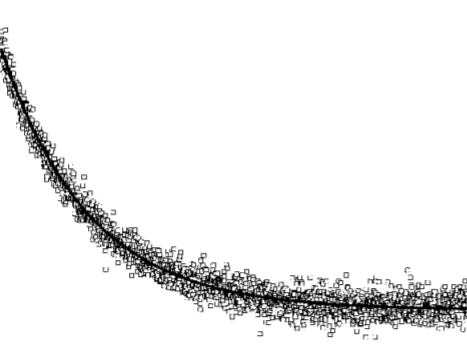
#> input picture experimental/chen2005a/chen2005_fig4b.png, 467 x 353 px
$ python extractPlotDataFluor.py
#> lines starting #> are read from the running program, lines starting #| are printed output that depends on the picture; after the words box and inside, x2 and y2 are one past the last pixel; in counts of white or black regions, pixels touching at a corner belong together
import numpy as np
import matplotlib.pyplot as plt
from scipy import signal

def filterByNeighbors(originalPlot, neighborhoodSize, neighborThreshold):
  filteredPlot = np.zeros((originalPlot.shape[0], originalPlot.shape[1]))
  maxValue = np.max(np.max(originalPlot))
  intensityThreshold = maxValue*0.5

  for ii in range(neighborhoodSize, originalPlot.shape[1]-neighborhoodSize):
    jj = neighborhoodSize
    while (jj<originalPlot.shape[0]-neighborhoodSize):
      jj+=1
      totalNeighbors = 0
      if (originalPlot[jj, ii] > intensityThreshold):
        neighborhood = originalPlot[jj-neighborhoodSize:jj+neighborhoodSize+1, ii-neighborhoodSize:ii+neighborhoodSize+1]
        totalNeighbors = np.sum(np.sum(neighborhood))/maxValue
      if (totalNeighbors>neighborThreshold):
        filteredPlot[jj, ii] = 1
        jj+=2*neighborhoodSize
  return filteredPlot

def lowPassFilter(originalPlot, size):
  kernel = np.ones((size, size))
  output = signal.convolve2d(originalPlot, kernel, boundary='symm', mode='same')
  return output

def findPlotValues(plot):
  fluorescence = np.zeros((plot.shape))
  timeIndex = 0
  while (timeIndex<plot.shape[1]):
    ftszIndex = 0
    amplitude = 0
    while ((ftszIndex<plot.shape[1]) and (amplitude<plot.shape[0])):
      if (plot[amplitude, timeIndex]>0):
        fluorescence[ftszIndex, timeIndex] = plot.shape[0] - amplitude
        ftszIndex += 1
        amplitude += 20
      else:
        fluorescence[ftszIndex, timeIndex] = 0
      amplitude += 1
    timeIndex += 1
  return fluorescence

def lightSignalToConcMonomer(lightSignal, startConcentration, criticalConcentration):
  lightSignalConv = signal.convolve(lightSignal, [0.25, 0.25, 0.25, 0.25], mode='same')
  lightSignalConv[0:3] = lightSignal[0:3]
  lightSignalConv[-4:-1] = lightSignal[-4:-1]
  fluorPerConc = (np.mean(lightSignalConv[0:5]) - np.mean(lightSignalConv[-6:-1]))/(startConcentration - criticalConcentration)
  dataPoints = lightSignalConv.shape[0]
  concMonomer = np.zeros(dataPoints)
  concMonomer[0] = startConcentration
  for ii in range(1, dataPoints):
    fluorDiff = lightSignalConv[ii] - lightSignalConv[ii-1]
    concDiff = fluorDiff/fluorPerConc
    concMonomer[ii] = concMonomer[ii-1] + concDiff
  concMonomer[-1] = criticalConcentration
  return concMonomer

dataPoints = 1
finalMix = 0.6
totalTime = 1000

fileName = 'chen2005_fig4b.png'
imOriginal = plt.imread(fileName)
#> imOriginal is the input picture: shape (353, 467, 4) float32; mean R, G, B, A 0.936, 0.936, 0.936, 1
im = imOriginal[:, :, 0]
im = np.multiply(im, -1)
im = np.subtract(im, np.min(im))
im = np.pad(im, 10, 'edge')
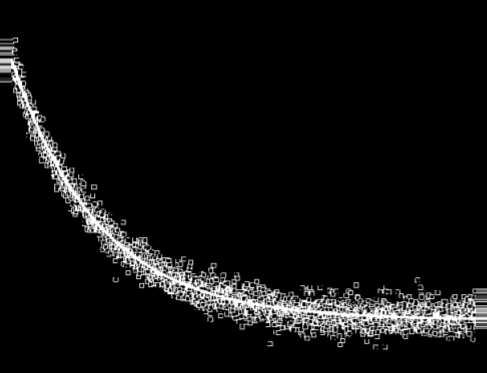
#> im: shape (373, 487) float32; min 0, max 1, mean 0.0597

len = 2
wid = 2
plt.subplot(len, wid, 1)
plt.imshow(im)

filteredPlot0 = lowPassFilter(im, 3)
#> in lowPassFilter, `output = signal.convolve2d(originalPlot, kernel, boundary='symm', mode..`:
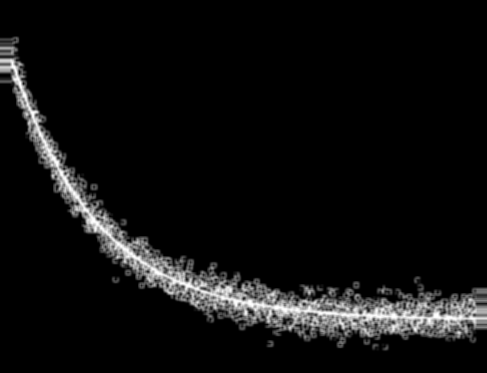
#> output: shape (373, 487) float64; min 0, max 9, mean 0.537; drawn with min black and max white
plt.subplot(len, wid, 2)
plt.imshow(filteredPlot0)

filteredPlot1 = filterByNeighbors(filteredPlot0, 2, 4)
#> in filterByNeighbors, `maxValue = np.max(np.max(originalPlot))`: maxValue = 9
#> in filterByNeighbors, `intensityThreshold = maxValue*0.5`: intensityThreshold = 4.5
#> after the loop in filterByNeighbors, `for ii in range(neighborhoodSize, originalPlot.shape[1]-neighborhoodSi..`:
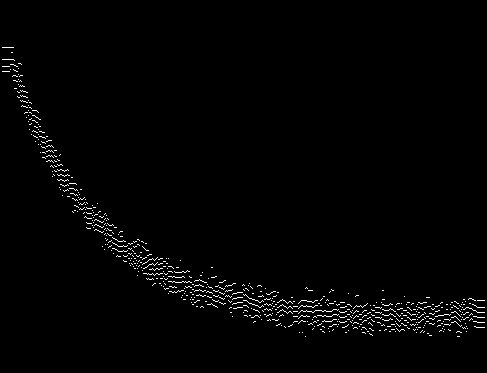
#> filteredPlot: shape (373, 487) float64; values 0 (black) and 1 (white), 1.4% white in thin lines or dots, all inside (x1, y1, x2, y2) = (2, 47, 485, 337)
filteredPlot1 = filteredPlot1[10:-10, 10:-10]
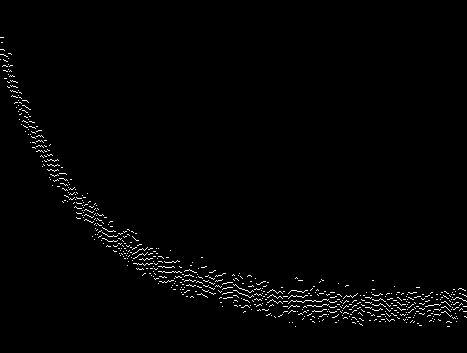
#> filteredPlot1: shape (353, 467) float64; values 0 (black) and 1 (white), 1.5% white in thin lines or dots, all inside (x1, y1, x2, y2) = (0, 37, 467, 327)
plt.subplot(len, wid, 3)
plt.imshow(filteredPlot1)

fluorescence = findPlotValues(filteredPlot1)
#> after the loop in findPlotValues, `while (timeIndex<plot.shape[1]):`:
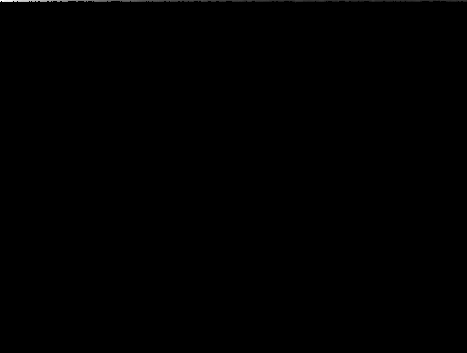
#> fluorescence: shape (353, 467) float64; min 0, max 316, mean 0.5; drawn with min black and max white
space = np.linspace(0, fluorescence.shape[1], num=fluorescence.shape[1])
#> space = 467 values from 0 to 467
time = np.linspace(0, totalTime, num=fluorescence.shape[1])
#> time = 467 values from 0 to 1000
plt.subplot(len, wid, 4)
#plt.imshow(imOriginal)
for ii in range(dataPoints):
  plt.scatter(space, fluorescence[ii,:], alpha=0.1)
plt.show()
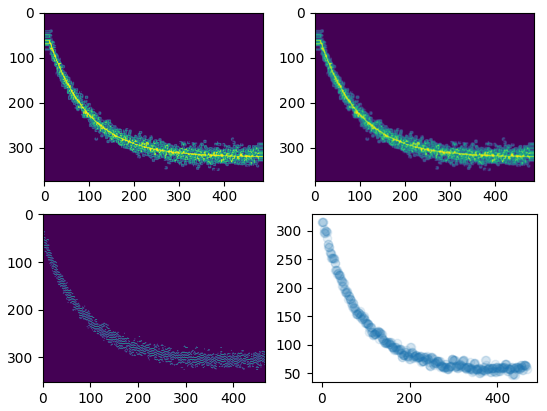
#> figure drawn by matplotlib, 4 panels

startFtsz = np.array([1])
concMonomer = np.zeros((dataPoints, fluorescence.shape[1]))
plt.figure()
for ii in range(dataPoints):
  concMonomer[ii,:] = lightSignalToConcMonomer(fluorescence[ii,:], startFtsz[ii], finalMix)
  plt.plot(time, concMonomer[ii,:])
#> this loop made 1 pass
#> fluorPerConc in lightSignalToConcMonomer on pass 1: 624.9
plt.show()
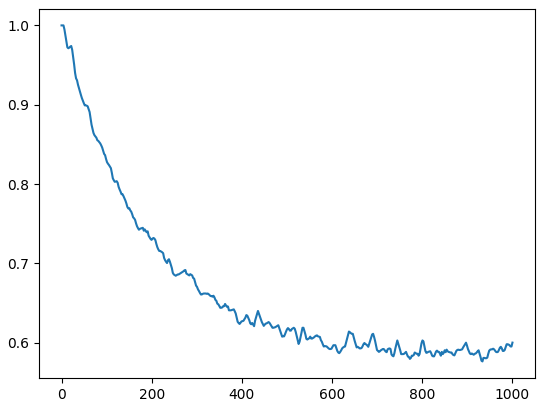
#> figure drawn by matplotlib, 1 panel; curve peaks at x = 0, y = 1
result = np.vstack((concMonomer, time))
result = np.rot90(result, k=3)
#> result = 467 pairs, first value 0 to 1000, second value 0.576 to 1

np.savetxt(fileName[:-4]+'.csv', result, delimiter=",", fmt='%f')
